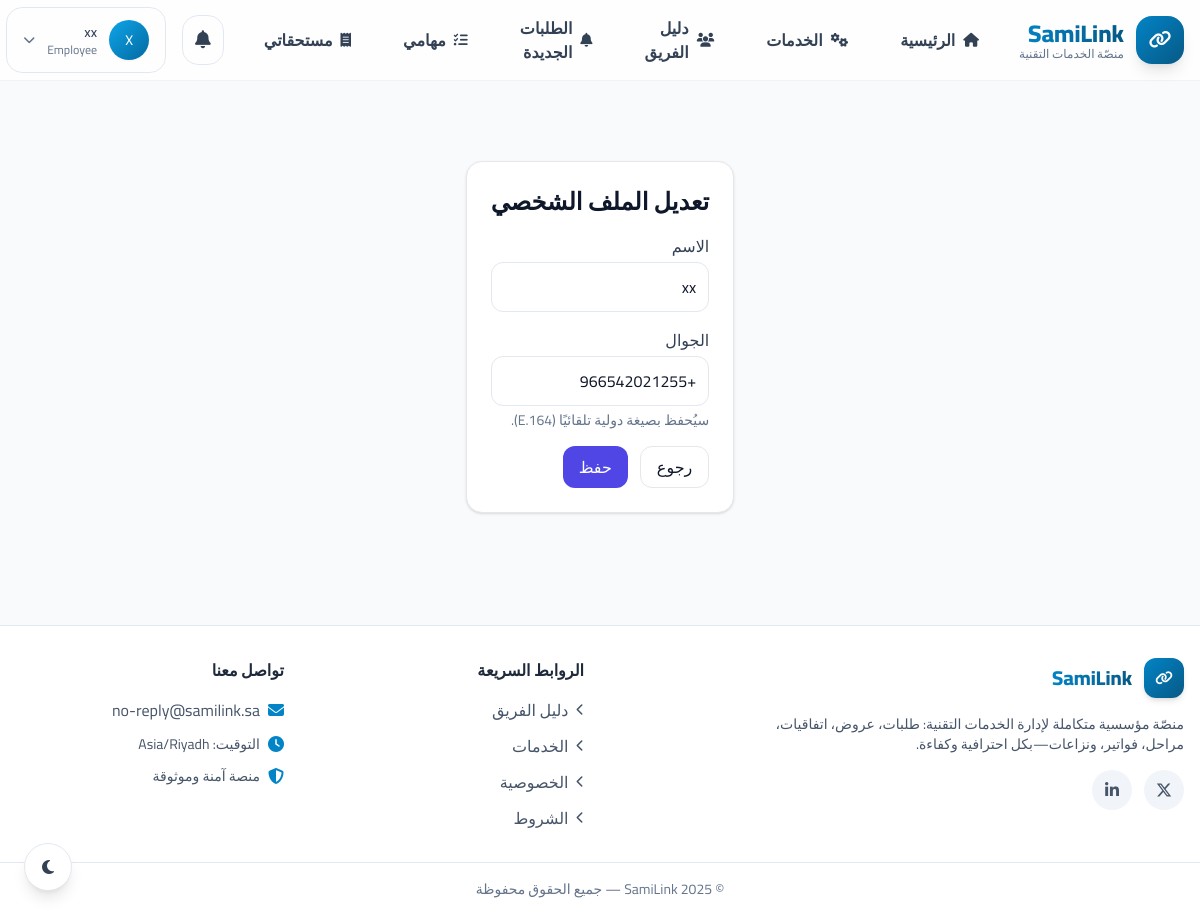
The page /accounts/profile/edit/ (signed in) on the database its author committed.
### accounts/models.py (models this page shows, shortened)
class User(AbstractBaseUser, PermissionsMixin):
    class Role(models.TextChoices):
        ADMIN = "admin", "مدير عام"
        FINANCE = "finance", "مالية"
        EMPLOYEE = "employee", "موظف"
        CLIENT = "client", "عميل"
    email = models.EmailField("البريد الإلكتروني", unique=True, db_index=True)
    phone = models.CharField(
        "الجوال",
        max_length=16,  # + ثم حتى 15 رقم
        blank=True,
        null=True,
        help_text="أدخل أي صيغة (05 أو 00966 أو 966 أو +966). سيُحفظ دوليًا تلقائيًا.",
        validators=[RegexValidator(r"^[\d\+\s\-\(\)]{3,}$", "صيغة رقم غير صالحة.")],
    )
    name = models.CharField("الاسم", max_length=150, blank=True)
    role = models.CharField("الدور", max_length=16, choices=Role.choices, default=Role.CLIENT)
    is_active = models.BooleanField(default=True)
    is_staff = models.BooleanField(default=False)
    date_joined = models.DateTimeField(default=timezone.now)
    objects = UserManager()
    USERNAME_FIELD = "email"
    REQUIRED_FIELDS: list[str] = []
    class Meta:
        verbose_name = "مستخدم"
        verbose_name_plural = "مستخدمون"
        indexes = [
            models.Index(fields=["role"]),
            models.Index(fields=["email"]),
            models.Index(fields=["phone"]),
        ]
        constraints = [
            models.UniqueConstraint(
                Lower("email"), name="uniq_user_email_ci"
            ),
        ]

### accounts/views.py (the view, shortened to what this page needs)
# urls.py: path("profile/edit/", ProfileEditView.as_view(), name="profile_edit"),
class ProfileEditView(LoginRequiredMixin, UpdateView):
    template_name = "accounts/profile_edit.html"
    form_class = ProfileUpdateForm
    success_url = reverse_lazy("accounts:profile")
    def get_object(self):
        return self.request.user

### accounts/forms.py (shortened to what this page needs)
class ProfileUpdateForm(forms.ModelForm):
    class Meta:
        model = User
        fields = ["email", "name", "phone"]
        labels = {
            "email": "البريد الإلكتروني",
            "name": "الاسم",
            "phone": "الجوال",
        }
        widgets = {
            "email": forms.EmailInput(attrs={"class": "input", "autocomplete": "email"}),
            "name": forms.TextInput(attrs={"class": "input"}),
            "phone": forms.TextInput(attrs={"class": "input", "placeholder": "05… أو +966…", "autocomplete": "tel"}),
        }

### templates/accounts/profile_edit.html (shortened to what this page needs)
{% extends "base.html" %}
{% block content %}
<div class="max-w-2xl mx-auto p-6">
  <div class="bg-white rounded-2xl shadow border p-6">
    <h1 class="text-2xl font-bold mb-4">تعديل الملف الشخصي</h1>
    <form method="post" class="space-y-4">
      <div>
        <label class="block mb-1 text-slate-700">الاسم</label>
        {{ form.name }}
      </div>
      <div>
        <label class="block mb-1 text-slate-700">الجوال</label>
        {{ form.phone }}
        <p class="text-sm text-slate-500 mt-1">سيُحفظ بصيغة دولية تلقائيًا (E.164).</p>
      </div>
      <div class="flex gap-3">
        <a href="{% url 'accounts:profile' %}" class="px-4 py-2 rounded-xl border">رجوع</a>
        <button class="px-4 py-2 rounded-xl bg-indigo-600 text-white">حفظ</button>
      </div>
    </form>
  </div>
</div>
{% endblock %}

### templates/base.html (shortened to what this page needs)
{% load static %}
<!DOCTYPE html>
<html lang="ar" dir="rtl">
<head>
  <link rel="stylesheet" href="https://cdnjs.cloudflare.com/ajax/libs/font-awesome/6.5.2/css/all.min.css"/>
  <script src="https://cdn.tailwindcss.com"></script>
</head>
<body class="bg-slate-50 dark:bg-slate-900 text-slate-900 dark:text-slate-100 font-sans selection:bg-primary-600 selection:text-white min-h-screen flex flex-col">
  <button id="themeToggle" class="fixed bottom-6 left-6 z-50 w-12 h-12 rounded-full bg-white dark:bg-slate-800 shadow-lg border border-slate-200 dark:border-slate-700 flex items-center justify-center text-slate-700 dark:text-yellow-400 hover:scale-110 transition-all duration-300" aria-label="تبديل الوضع">
    <i class="fas fa-moon dark:hidden"></i>
  </button>
  <header id="appHeader" class="sticky top-0 z-40 glass-effect transition-all duration-300">
    <div class="mx-auto px-4 container-xl">
      <div class="h-20 flex items-center justify-between gap-6">
        <a href="{% url 'website:home' %}" class="flex items-center gap-3 group shrink-0">
          <div class="w-12 h-12 rounded-2xl grid place-items-center bg-gradient-to-br from-primary-600 to-primary-800 text-white shadow-lg group-hover:shadow-xl transition-all duration-300 group-hover:scale-105">
            <i class="fas fa-link text-lg"></i>
          </div>
          <div class="leading-tight">
            <div class="font-extrabold text-2xl -mb-1 gradient-text">SamiLink</div>
            <div class="text-xs text-slate-500 dark:text-slate-400 font-medium">منصّة الخدمات التقنية</div>
          </div>
        </a>
        <nav class="hidden lg:flex items-center gap-5 xl:gap-7">
          {% with rm=request.resolver_match %}
            {% with nm=rm.url_name ns=rm.namespace %}
              <a href="{% url 'website:home' %}" class="nav-link {% if ns == 'website' and nm == 'home' %}active{% endif %}">
                <i class="fas fa-home text-sm"></i><span>الرئيسية</span>
              </a>
              <a href="{% url 'website:services' %}" class="nav-link {% if ns == 'website' and nm == 'services' %}active{% endif %}">
                <i class="fas fa-cogs text-sm"></i><span>الخدمات</span>
              </a>
              <a href="{% url 'profiles:employees_list' %}" class="nav-link {% if ns == 'profiles' %}active{% endif %}">
                <i class="fas fa-users text-sm"></i><span>دليل الفريق</span>
              </a>
              {% if request.user.is_authenticated %}
                {% if request.user.role == 'employee' %}
                  <a href="{% url 'marketplace:new_requests' %}" class="nav-link {% if nm == 'new_requests' %}active{% endif %}">
                    <i class="fas fa-bell text-sm"></i><span>الطلبات الجديدة</span>
                  </a>
                  <a href="{% url 'marketplace:my_tasks' %}" class="nav-link {% if nm == 'my_tasks' %}active{% endif %}">
                    <i class="fas fa-tasks text-sm"></i><span>مهامي</span>
                  </a>
                  <a href="{% url 'finance:employee_dues' %}" class="nav-link {% if ns == 'finance' and nm == 'employee_dues' %}active{% endif %}">
                    <i class="fas fa-receipt text-sm"></i><span>مستحقاتي</span>
                  </a>
                {% endif %}
              {% endif %}
            {% endwith %}
          {% endwith %}
        </nav>
        <div class="flex items-center gap-4">
          {% if request.user.is_authenticated %}
            <a href="/notifications/" class="relative p-3 rounded-2xl hover:bg-slate-100 dark:hover:bg-slate-800 border border-slate-200 dark:border-slate-700 transition-colors" aria-label="الإشعارات">
              <i class="fas fa-bell text-slate-700 dark:text-slate-300 text-[18px]"></i>
            </a>
            <div class="relative">
              <button id="userMenuBtn" class="flex items-center gap-3 px-4 py-3 rounded-2xl hover:bg-slate-100 dark:hover:bg-slate-800 transition-all duration-200 border border-slate-200 dark:border-slate-700">
                <div class="w-10 h-10 rounded-full bg-gradient-to-br from-primary-500 to-primary-700 grid place-items-center text-white text-sm font-medium shadow-sm">
                  {% if request.user.name %}{{ request.user.name|slice:":1"|upper }}{% else %}{{ request.user.email|slice:":1"|upper }}{% endif %}
                </div>
                <div class="text-right hidden md:block">
                  <div class="text-sm font-medium text-slate-700 dark:text-slate-300">
                    {{ request.user.name|default:request.user.email|truncatechars:20 }}
                  </div>
                  <div class="text-xs text-slate-500 dark:text-slate-400 capitalize">{{ request.user.role }}</div>
                </div>
                <i class="fas fa-chevron-down text-xs transition-transform duration-200 text-slate-500"></i>
              </button>
            </div>
          {% endif %}
        </div>
      </div>
    </div>
  </header>
  <main class="mx-auto px-4 container-xl flex-grow py-8">
    {% block content %}{% endblock %}
  </main>
  <footer class="mt-14 border-t border-slate-200 dark:border-slate-800 bg-white dark:bg-slate-900">
    <div class="mx-auto px-4 container-xl py-8 grid md:grid-cols-4 gap-8">
      <div class="md:col-span-2">
        <div class="flex items-center gap-3 mb-4">
          <div class="w-10 h-10 rounded-xl grid place-items-center bg-gradient-to-br from-primary-600 to-primary-800 text-white shadow-md"><i class="fas fa-link text-sm"></i></div>
          <div class="font-extrabold text-xl gradient-text">SamiLink</div>
        </div>
        <p class="text-slate-600 dark:text-slate-400 text-sm max-w-md">منصّة مؤسسية متكاملة لإدارة الخدمات التقنية: طلبات، عروض، اتفاقيات، مراحل، فواتير، ونزاعات—بكل احترافية وكفاءة.</p>
        <div class="flex gap-3 mt-4">
          <a href="#" class="w-10 h-10 rounded-full bg-slate-100 dark:bg-slate-800 flex items-center justify-center text-slate-600 dark:text-slate-400 hover:bg-primary-100 dark:hover:bg-primary-900/30 hover:text-primary-600 transition-colors"><i class="fab fa-x-twitter"></i></a>
          <a href="#" class="w-10 h-10 rounded-full bg-slate-100 dark:bg-slate-800 flex items-center justify-center text-slate-600 dark:text-slate-400 hover:bg-primary-100 dark:hover:bg-primary-900/30 hover:text-primary-600 transition-colors"><i class="fab fa-linkedin-in"></i></a>
        </div>
      </div>
      <div>
        <div class="font-semibold mb-4 text-slate-800 dark:text-slate-200">الروابط السريعة</div>
        <ul class="space-y-3 text-slate-600 dark:text-slate-400">
          <li><a class="hover:text-primary-600 transition-colors flex items-center gap-2" href="{% url 'profiles:employees_list' %}"><i class="fas fa-chevron-left text-xs"></i><span>دليل الفريق</span></a></li>
          <li><a class="hover:text-primary-600 transition-colors flex items-center gap-2" href="{% url 'website:services' %}"><i class="fas fa-chevron-left text-xs"></i><span>الخدمات</span></a></li>
          <li><a class="hover:text-primary-600 transition-colors flex items-center gap-2" href="{% url 'website:privacy' %}"><i class="fas fa-chevron-left text-xs"></i><span>الخصوصية</span></a></li>
          <li><a class="hover:text-primary-600 transition-colors flex items-center gap-2" href="{% url 'website:terms' %}"><i class="fas fa-chevron-left text-xs"></i><span>الشروط</span></a></li>
        </ul>
      </div>
      <div>
        <div class="font-semibold mb-4 text-slate-800 dark:text-slate-200">تواصل معنا</div>
        <ul class="space-y-3 text-slate-600 dark:text-slate-400">
          <li class="flex items-center gap-2"><i class="fas fa-envelope text-primary-600"></i><a class="hover:text-primary-600 transition-colors" href="mailto:no-reply@samilink.sa">no-reply@samilink.sa</a></li>
          <li class="flex items-center gap-2"><i class="fas fa-clock text-primary-600"></i><span class="text-sm">التوقيت: Asia/Riyadh</span></li>
          <li class="flex items-center gap-2 mt-4"><i class="fas fa-shield-alt text-primary-600"></i><span class="text-sm">منصة آمنة وموثوقة</span></li>
        </ul>
      </div>
    </div>
    <div class="py-4 text-center text-slate-500 dark:text-slate-400 text-sm border-t border-slate-200 dark:border-slate-800">
      © {% now "Y" %} SamiLink — جميع الحقوق محفوظة
    </div>
  </footer>
</body>
</html>

### templates/base.html (style rules this page uses)
html { color-scheme: light dark; scroll-behavior:smooth }
body { transition: background-color .3s, color .3s }
.container-xl { max-width:1240px }
.input { width:100%; border-radius:0.75rem; padding:0.75rem; border:1px solid rgba(226,232,240,1); background:#fff; color:#0f172a; transition:box-shadow .2s,border-color .2s; }
.nav-link { display:flex; align-items:center; gap:.5rem; padding:.625rem 1rem; border-radius:1rem; font-weight:600; color:#334155; transition:background-color .2s,color .2s; }
.glass-effect { background:rgba(255,255,255,.8); backdrop-filter:blur(12px); border-bottom:1px solid rgba(226,232,240,.5); }
.gradient-text { background:linear-gradient(to right,#0284c7,#075985); -webkit-background-clip:text; background-clip:text; color:transparent }

### rows shown on the page
User: user.name "X", user.name "xx", user.role "Employee", name "xx", phone "+966542021255"
